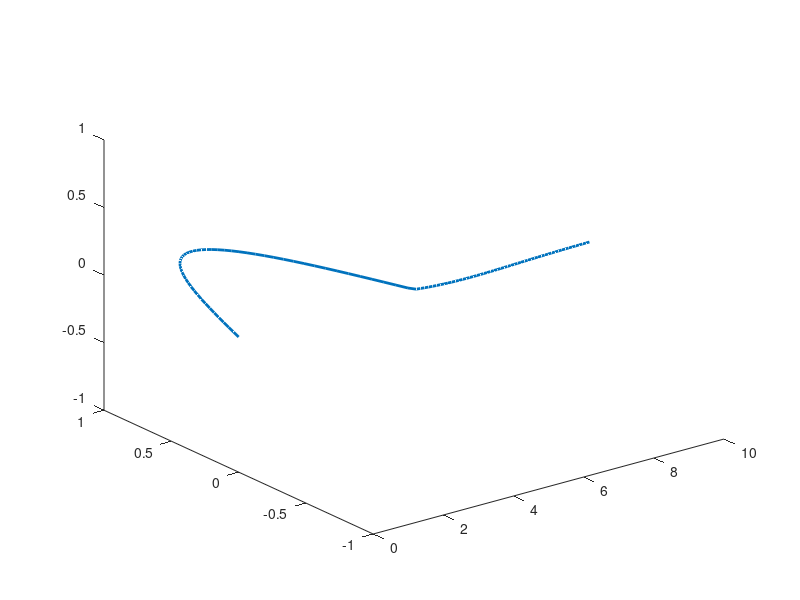

Write the MATLAB code that produced this figure.
% Parameters
amplitude = 1;          % Amplitude of the wave
frequency = 10;          % Frequency of the wave
speed = 1;              % Propagation speed of the wave
time = linspace(0, 10, 100); % Time values

% Initialize figure
figure;
xlabel('X');
ylabel('Y');
zlabel('Z');
title('3D Plot of Sinusoidal Wave Propagating Along X-axis');
grid on;
axis tight;

% Preallocate data arrays
x_data = zeros(size(time));
y_data = zeros(size(time));
z_data = zeros(size(time));

% Animation loop
for idx = 1:length(time)
    t = time(idx);
    % Calculate the x, y, and z coordinates for the wave at the current time
    x_data(idx) = speed * t;               % Propagation along x-axis
    y_data(idx) = amplitude * sin(2 * pi * frequency * t);  % Sinusoidal wave
    z_data(idx) = 0;                       % No variation along z-axis
    
    % Linear attenuation of amplitude after x = 5
    if x_data(idx) > 5
        y_data(idx) = y_data(idx) * exp(-0.5*x_data(idx)); % Linear attenuation
    end
    
    % Plot the wave at the current time
    set(plot3(x_data, y_data, z_data, 'LineWidth', 2), 'XData', x_data(1:idx), 'YData', y_data(1:idx), 'ZData', z_data(1:idx));
    
    % Adjust axis limits if needed
    xlim([0, max(time)]);
    ylim([-amplitude, amplitude]);
    zlim([-amplitude, amplitude]);
    
    % Pause to control the animation speed
    pause(0.1);
end
